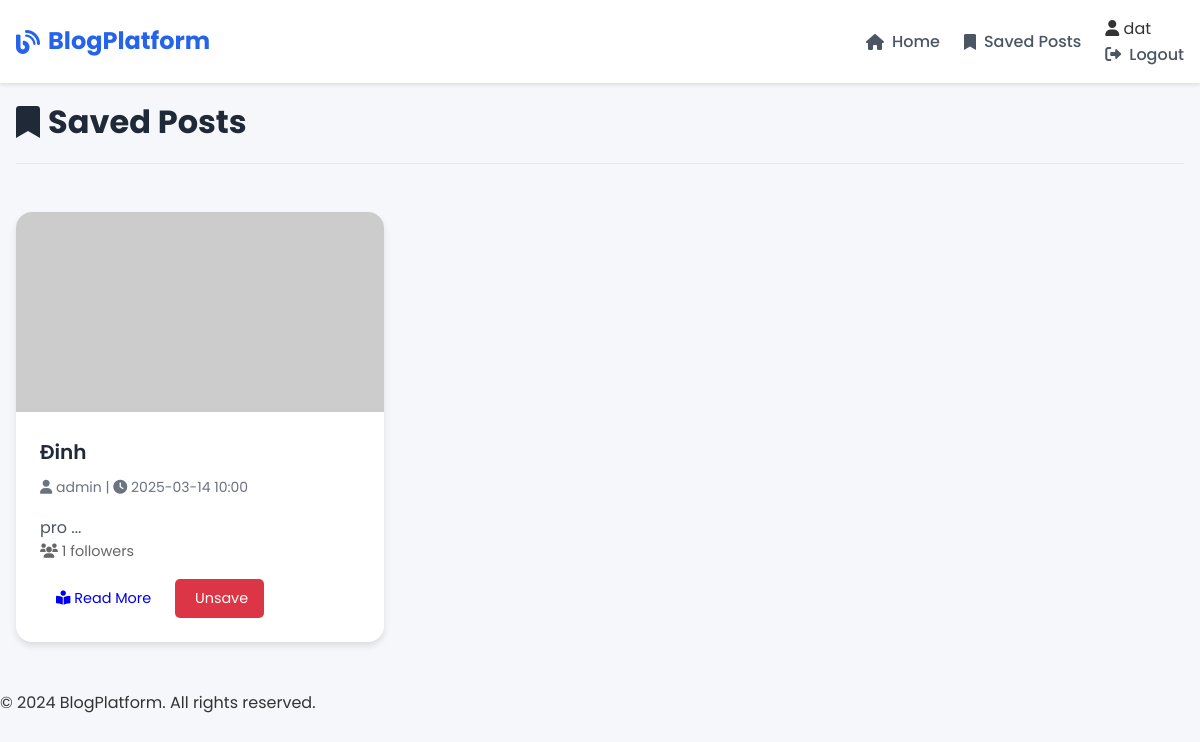
/my_saved_posts (signed in), run on the app's committed database.
### tables this page shows
CREATE TABLE users (
    id INTEGER PRIMARY KEY AUTOINCREMENT,
    username TEXT UNIQUE NOT NULL,
    password TEXT NOT NULL,
    is_actor INTEGER DEFAULT 0  -- 0: normal user, 1: actor
);

CREATE TABLE posts (
    id INTEGER PRIMARY KEY AUTOINCREMENT,
    title TEXT NOT NULL,
    content TEXT NOT NULL,
    image_url TEXT NOT NULL,
    created_at TIMESTAMP DEFAULT CURRENT_TIMESTAMP,
    updated_at TIMESTAMP DEFAULT CURRENT_TIMESTAMP,
    author_id INTEGER NOT NULL,
    FOREIGN KEY (author_id) REFERENCES users (id)
);

### app.py (the view)
@app.route('/my_saved_posts')
def my_saved_posts():
    if not g.user:
        flash('Please login to view saved posts.', 'error')
        return redirect(url_for('login'))
    db = get_db()
    posts = db.execute('''
        SELECT p.*, u.username,
        (SELECT COUNT(*) FROM follows WHERE post_id = p.id) as follow_count,
        1 as is_saved
        FROM posts p
        JOIN users u ON p.author_id = u.id
        JOIN saved_posts sp ON p.id = sp.post_id
        WHERE sp.user_id = ?
        ORDER BY sp.created_at DESC
    ''', (g.user['id'],)).fetchall()
    return render_template('saved_posts.html', posts=posts)

### app.py (called while the page is built)
@app.template_filter('format_datetime')
def format_datetime(value):
    if isinstance(value, str):
        try:
            value = datetime.strptime(value, '%Y-%m-%d %H:%M:%S')
        except ValueError:
            return value
    return value.strftime('%Y-%m-%d %H:%M')

def get_db():
    if 'db' not in g:
        g.db = sqlite3.connect(app.config['DATABASE'])
        g.db.row_factory = sqlite3.Row
    return g.db

@app.before_request
def load_logged_in_user():
    user_id = session.get('user_id')
    if user_id is None:
        g.user = None
    else:
        g.user = get_db().execute(
            'SELECT * FROM users WHERE id = ?', (user_id,)
        ).fetchone()

@app.context_processor
def utility_processor():
    return dict(g=g)

### templates/saved_posts.html (shortened to what this page needs)
{% extends "base.html" %}
{% block content %}
<div class="container">
    <div class="page-header">
        <h1><i class="fas fa-bookmark"></i> Saved Posts</h1>
    </div>
    {% if posts %}
        <div class="posts-grid">
            {% for post in posts %}
                <div class="post-card">
                    <div class="post-image">
                        <img src="{{ post.image_url }}" alt="{{ post.title }}">
                    </div>
                    <div class="post-content">
                        <h2 class="post-title">{{ post.title }}</h2>
                        <p class="post-meta">
                            <i class="fas fa-user"></i> {{ post.username }} |
                            <i class="fas fa-clock"></i> {{ post.created_at|format_datetime }}
                        </p>
                        <p class="post-excerpt">{{ post.content[:150] }}...</p>
                        <div class="post-stats">
                            <span><i class="fas fa-users"></i> {{ post.follow_count }} followers</span>
                        </div>
                        <div class="post-actions">
                            <a href="{{ url_for('post_detail', post_id=post.id) }}" class="button primary">
                                <i class="fas fa-book-reader"></i> Read More
                            </a>
                            <a href="{{ url_for('save_post', post_id=post.id) }}" class="button delete">
                                 Unsave
                            </a>
                        </div>
                    </div>
                </div>
            {% endfor %}
        </div>
    {% endif %}
</div>
{% endblock %}

### templates/base.html (shortened to what this page needs)
<!DOCTYPE html>
<html lang="en">
<head>
    <link rel="stylesheet" href="{{ url_for('static', filename='css/style.css') }}">
    <link rel="stylesheet" href="https://cdnjs.cloudflare.com/ajax/libs/font-awesome/6.0.0/css/all.min.css">
</head>
<body>
    <nav class="navbar">
        <div class="nav-container">
            <a href="{{ url_for('home') }}" class="nav-logo">
                <i class="fas fa-blog"></i>
                BlogPlatform
            </a>
            <div class="nav-links">
                <a href="{{ url_for('home') }}" class="nav-link">
                    <i class="fas fa-home"></i> Home
                </a>
                {% if g.user %}
                    <a href="{{ url_for('my_saved_posts') }}" class="nav-link">
                        <i class="fas fa-bookmark"></i> Saved Posts
                    </a>
                    <div class="user-menu">
                        <span class="user-name">
                            <i class="fas fa-user"></i> {{ g.user['username'] }}
                        </span>
                        <a href="{{ url_for('logout') }}" class="nav-link">
                            <i class="fas fa-sign-out-alt"></i> Logout
                        </a>
                    </div>
                {% endif %}
            </div>
        </div>
    </nav>
    <main class="main-content">
        {% block content %}{% endblock %}
    </main>
    <footer class="footer">
        <div class="footer-content">
            <p>&copy; 2024 BlogPlatform. All rights reserved.</p>
        </div>
    </footer>
</body>
</html>

### static/css/style.css (style rules this page uses)
* { margin: 0; padding: 0; box-sizing: border-box; }
body { font-family: 'Poppins', sans-serif; line-height: 1.6; background-color: #f5f7fa; color: #333; }
.navbar { background-color: #ffffff; box-shadow: 0 2px 4px rgba(0,0,0,0.1); position: fixed; top: 0; left: 0; right: 0; z-index: 1000; }
.nav-container { max-width: 1200px; margin: 0 auto; padding: 1rem; display: flex; justify-content: space-between; align-items: center; }
.nav-logo { font-size: 1.5rem; font-weight: 700; color: #2563eb; text-decoration: none; display: flex; align-items: center; gap: 0.5rem; }
.nav-links { display: flex; align-items: center; gap: 1.5rem; }
.nav-link { color: #4b5563; text-decoration: none; font-weight: 500; transition: color 0.3s ease; display: flex; align-items: center; gap: 0.5rem; }
.main-content { max-width: 1200px; margin: 6rem auto 2rem; padding: 0 1rem; }
.posts-grid { display: grid; grid-template-columns: repeat(auto-fill, minmax(300px, 1fr)); gap: 2rem; padding: 1rem 0; }
.post-card { background: white; border-radius: 1rem; overflow: hidden; box-shadow: 0 4px 6px rgba(0,0,0,0.1); transition: transform 0.3s ease, box-shadow 0.3s ease; }
.post-image { width: 100%; height: 200px; overflow: hidden; }
.post-image img { width: 100%; height: 100%; object-fit: cover; transition: transform 0.3s ease; }
.post-content { padding: 1.5rem; }
.post-title { font-size: 1.25rem; font-weight: 600; margin-bottom: 0.5rem; color: #1f2937; }
.post-meta { font-size: 0.875rem; color: #6b7280; margin-bottom: 1rem; }
.post-excerpt { color: #4b5563; }
.post-stats { font-size: 0.9rem; color: #666; margin-bottom: 1rem; }
.post-actions { display: flex; flex-wrap: wrap; gap: 0.5rem; }
.button { padding: 0.5rem 1rem; border-radius: 5px; text-decoration: none; font-size: 0.9rem; transition: background-color 0.3s ease; }
.button.delete { background-color: #dc3545; color: white; }
.page-header { margin-bottom: 2rem; padding-bottom: 1rem; border-bottom: 1px solid #e5e7eb; }
.page-header h1 { font-size: 2rem; color: #1f2937; display: flex; align-items: center; gap: 0.5rem; }

### data on the page
users: user.username "dat"
posts: title "Đinh", username "admin", created_at "2025-03-14 10:00", content "pro", follow_count "1"
